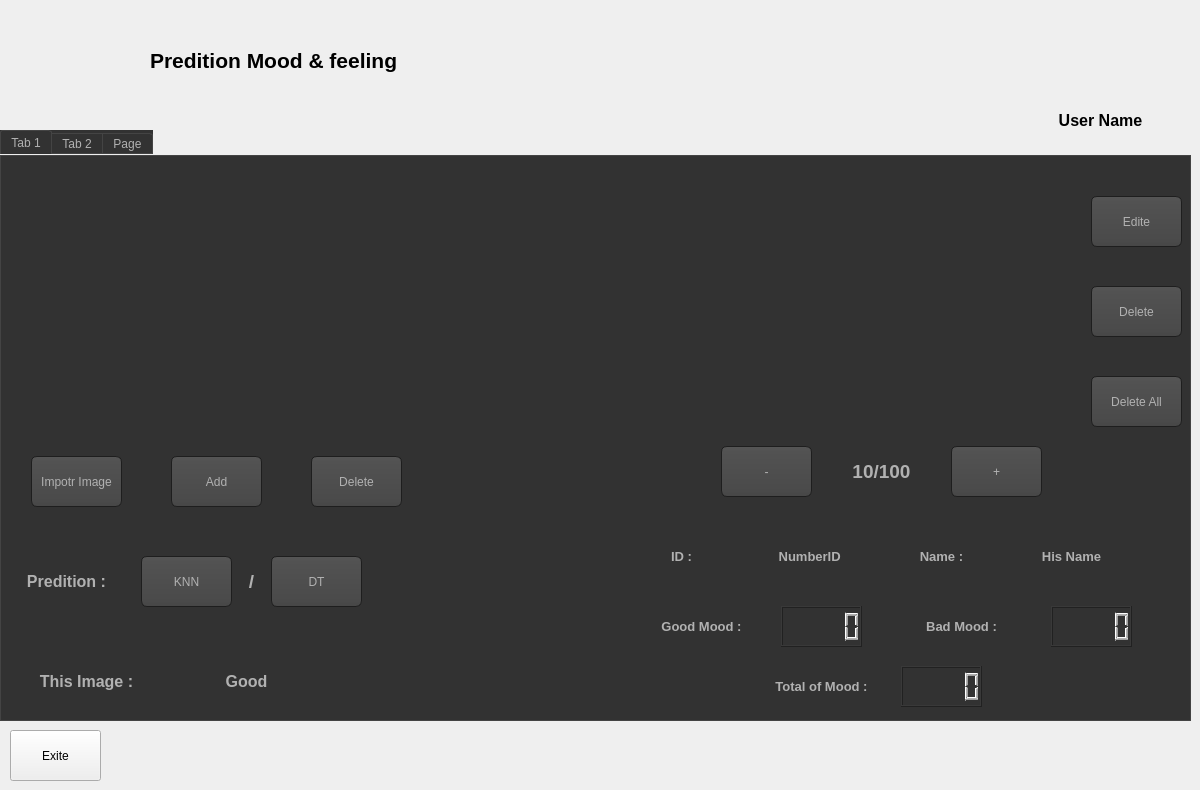
  <widget class="QWidget" name="centralwidget">
   <widget class="QTabWidget" name="tabWidget">
    <property name="geometry">
     <rect>
      <x>0</x>
      <y>130</y>
      <width>1191</width>
      <height>591</height>
     </rect>
    </property>
    <property name="styleSheet">
     <string notr="true">QToolTip
{
     border: 1px solid black;
     background-color: #D1DBCB;
     padding: 1px;
     border-radius: 3px;
     opacity: 100;
}

QWidget
{
    color: #b1b1b1;
    background-color: #323232;
}

QWidget:item:hover
{
    background-color: QLinearGradient( x1: 0, y1: 0, x2: 0, y2: 1, stop: 0 #D1DBCB, stop: 1 #b2b6af);
    color: #000000;
}

QWidget:item:selected
{
    background-color: QLinearGradient( x1: 0, y1: 0, x2: 0, y2: 1, stop: 0 #D1DBCB, stop: 1 #b2b6af);
}

QMenuBar::item
{
    background: transparent;
}

QMenuBar::item:selected
{
    background: transparent;
    border: 1px solid #fdf6e3;
}

QMenuBar::item:pressed
{
    background: #444;
    border: 1px solid #000;
    background-color: QLinearGradient(
        x1:0, y1:0,
        x2:0, y2:1,
        stop:1 #212121,
        stop:0.4 #343434/*,
        stop:0.2 #343434,
        stop:0.1 #fdf6e3*/
    );
    margin-bottom:-1px;
    padding-bottom:1px;
}

QMenu
{
    border: 1px solid #000;
}

QMenu::item
{
    padding: 2px 20px 2px 20px;
}

QMenu::item:selected
{
    color: #000000;
}

QWidget:disabled
{
    color: #404040;
    background-color: #323232;
}

QAbstractItemView
{
    background-color: QLinearGradient( x1: 0, y1: 0, x2: 0, y2: 1, stop: 0 #4d4d4d, stop: 0.1 #646464, stop: 1 #5d5d5d);
}

QWidget:focus
{
    /*border: 2px solid QLinearGradient( x1: 0, y1: 0, x2: 0, y2: 1, stop: 0
     #D1DBCB, stop: 1 #b2b6af);*/
}

QLineEdit
{
    background-color: QLinearGradient( x1: 0, y1: 0, x2: 0, y2: 1, stop: 0 #4d4d4d, stop: 0 #646464, stop: 1 #5d5d5d);
    padding: 1px;
    border-style: solid;
    border: 1px solid #1e1e1e;
    border-radius: 5;
}

QPushButton
{
    color: #b1b1b1;
    background-color: QLinearGradient( x1: 0, y1: 0, x2: 0, y2: 1, stop: 0 #565656, stop: 0.1 #525252, stop: 0.5 #4e4e4e, stop: 0.9 #4a4a4a, stop: 1 #464646);
    border-width: 1px;
    border-color: #1e1e1e;
    border-style: solid;
    border-radius: 6;
    padding: 3px;
    font-size: 12px;
    padding-left: 5px;
    padding-right: 5px;
}

QPushButton:pressed
{
    background-color: QLinearGradient( x1: 0, y1: 0, x2: 0, y2: 1, stop: 0 #2d2d2d, stop: 0.1 #2b2b2b, stop: 0.5 #292929, stop: 0.9 #282828, stop: 1 #252525);
}

QComboBox
{
    selection-background-color: #fdf6e3;
    background-color: QLinearGradient( x1: 0, y1: 0, x2: 0, y2: 1, stop: 0 #565656, stop: 0.1 #525252, stop: 0.5 #4e4e4e, stop: 0.9 #4a4a4a, stop: 1 #464646);
    border-style: solid;
    border: 1px solid #1e1e1e;
    border-radius: 5;
}

QComboBox:hover,QPushButton:hover
{
    border: 2px solid QLinearGradient( x1: 0, y1: 0, x2: 0, y2: 1, stop: 0
    #D1DBCB, stop: 1 #b2b6af);
}


QComboBox:on
{
    padding-top: 3px;
    padding-left: 4px;
    background-color: QLinearGradient( x1: 0, y1: 0, x2: 0, y2: 1, stop: 0 #2d2d2d, stop: 0.1 #2b2b2b, stop: 0.5 #292929, stop: 0.9 #282828, stop: 1 #252525);
    selection-background-color: #fdf6e3;
}

QComboBox QAbstractItemView
{
    border: 2px solid darkgray;
    selection-background-color: QLinearGradient( x1: 0, y1: 0, x2: 0, y2: 1,
     stop: 0 #D1DBCB, stop: 1 #b2b6af);
}

QComboBox::drop-down
{
     subcontrol-origin: padding;
     subcontrol-position: top right;
     width: 15px;

     border-left-width: 0px;
     border-left-color: darkgray;
     border-left-style: solid; /* just a single line */
     border-top-right-radius: 3px; /* same radius as the QComboBox */
     border-bottom-right-radius: 3px;
 }

QComboBox::down-arrow
{
     image: url(:/down_arrow.png);
}

QGroupBox:focus
{
border: 2px solid QLinearGradient( x1: 0, y1: 0, x2: 0, y2: 1, stop: 0
#D1DBCB, stop: 1 #b2b6af);
}

QTextEdit:focus
{
    border: 2px solid QLinearGradient( x1: 0, y1: 0, x2: 0, y2: 1, stop: 0
    #D1DBCB, stop: 1 #b2b6af);
}

QScrollArea:focus {
border: 1px solid black;
}

QScrollBar:horizontal {
     border: 1px solid #222222;
     background: QLinearGradient( x1: 0, y1: 0, x2: 0, y2: 1, stop: 0.0 #121212, stop: 0.2 #282828, stop: 1 #484848);
     height: 7px;
     margin: 0px 16px 0 16px;
}

QScrollBar::handle:horizontal
{
      background: QLinearGradient( x1: 0, y1: 0, x2: 1, y2: 0, stop: 0
      #D1DBCB, stop: 0.5 #b2b6af, stop: 1 #D1DBCB);
      min-height: 20px;
      border-radius: 2px;
}

QScrollBar::add-line:horizontal {
      border: 1px solid #1b1b19;
      border-radius: 2px;
      background: QLinearGradient( x1: 0, y1: 0, x2: 1, y2: 0, stop: 0
      #D1DBCB, stop: 1 #b2b6af);
      width: 14px;
      subcontrol-position: right;
      subcontrol-origin: margin;
}

QScrollBar::sub-line:horizontal {
      border: 1px solid #1b1b19;
      border-radius: 2px;
      background: QLinearGradient( x1: 0, y1: 0, x2: 1, y2: 0, stop: 0
      #D1DBCB, stop: 1 #b2b6af);
      width: 14px;
     subcontrol-position: left;
     subcontrol-origin: margin;
}

QScrollBar::right-arrow:horizontal, QScrollBar::left-arrow:horizontal
{
      border: 1px solid black;
      width: 1px;
      height: 1px;
      background: white;
}

QScrollBar::add-page:horizontal, QScrollBar::sub-page:horizontal
{
      background: none;
}

QScrollBar:vertical
{
      background: QLinearGradient( x1: 0, y1: 0, x2: 1, y2: 0, stop: 0.0 #121212, stop: 0.2 #282828, stop: 1 #484848);
      width: 7px;
      margin: 16px 0 16px 0;
      border: 1px solid #222222;
}

QScrollBar::handle:vertical
{
      background: QLinearGradient( x1: 0, y1: 0, x2: 0, y2: 1, stop: 0
      #D1DBCB, stop: 0.5 #b2b6af, stop: 1 #D1DBCB);
      min-height: 20px;
      border-radius: 2px;
}

QScrollBar::add-line:vertical
{
      border: 1px solid #1b1b19;
      border-radius: 2px;
      background: QLinearGradient( x1: 0, y1: 0, x2: 0, y2: 1, stop: 0
      #D1DBCB, stop: 1 #b2b6af);
      height: 14px;
      subcontrol-position: bottom;
      subcontrol-origin: margin;
}

QScrollBar::sub-line:vertical
{
      border: 1px solid #1b1b19;
      border-radius: 2px;
      background: QLinearGradient( x1: 0, y1: 0, x2: 0, y2: 1, stop: 0 #b2b6af,
      stop: 1 #D1DBCB);
      height: 14px;
      subcontrol-position: top;
      subcontrol-origin: margin;
}

QScrollBar::up-arrow:vertical, QScrollBar::down-arrow:vertical
{
      border: 1px solid black;
      width: 1px;
      height: 1px;
      background: white;
}


QScrollBar::add-page:vertical, QScrollBar::sub-page:vertical
{
      background: none;
}

QTextEdit
{
    background-color: #242424;
}

QPlainTextEdit
{
    background-color: #242424;
}

QHeaderView::section
{
    background-color: QLinearGradient(x1:0, y1:0, x2:0, y2:1, stop:0 #616161, stop: 0.5 #505050, stop: 0.6 #434343, stop:1 #656565);
    color: white;
    padding-left: 4px;
    border: 1px solid #6c6c6c;
}

QCheckBox:disabled
{
color: #414141;
}

QDockWidget::title
{
    text-align: center;
    spacing: 3px; /* spacing between items in the tool bar */
    background-color: QLinearGradient(x1:0, y1:0, x2:0, y2:1, stop:0 #323232, stop: 0.5 #242424, stop:1 #323232);
}

QDockWidget::close-button, QDockWidget::float-button
{
    text-align: center;
    spacing: 1px; /* spacing between items in the tool bar */
    background-color: QLinearGradient(x1:0, y1:0, x2:0, y2:1, stop:0 #323232, stop: 0.5 #242424, stop:1 #323232);
}

QDockWidget::close-button:hover, QDockWidget::float-button:hover
{
    background: #242424;
}

QDockWidget::close-button:pressed, QDockWidget::float-button:pressed
{
    padding: 1px -1px -1px 1px;
}

QMainWindow::separator
{
    background-color: QLinearGradient(x1:0, y1:0, x2:0, y2:1, stop:0 #161616, stop: 0.5 #151515, stop: 0.6 #212121, stop:1 #343434);
    color: white;
    padding-left: 4px;
    border: 1px solid #4c4c4c;
    spacing: 3px; /* spacing between items in the tool bar */
}

QMainWindow::separator:hover
{

    background-color: QLinearGradient(x1:0, y1:0, x2:0, y2:1, stop:0 #b2b6af,
    stop:0.5 #b56c17 stop:1 #D1DBCB);
    color: white;
    padding-left: 4px;
    border: 1px solid #6c6c6c;
    spacing: 3px; /* spacing between items in the tool bar */
}

QToolBar {
    border: 1px transparent #323232;
    background: 1px solid #323232;
}

QToolBar::handle
{
     spacing: 3px; /* spacing between items in the tool bar */
     background: url(:/images/handle.png);
}

QMenu::separator
{
    height: 2px;
    background-color: QLinearGradient(x1:0, y1:0, x2:0, y2:1, stop:0 #161616, stop: 0.5 #151515, stop: 0.6 #212121, stop:1 #343434);
    color: white;
    padding-left: 4px;
    margin-left: 10px;
    margin-right: 5px;
}

QProgressBar
{
    border: 2px solid grey;
    border-radius: 5px;
    text-align: center;
}

QProgressBar::chunk
{
    background-color: #b2b6af;
    width: 2.15px;
    margin: 0.5px;
}

QTabBar::tab {
    color: #b1b1b1;
    border: 1px solid #444;
    border-bottom-style: none;
    background-color: #323232;
    padding-left: 10px;
    padding-right: 10px;
    padding-top: 3px;
    padding-bottom: 2px;
    margin-right: -1px;
}

QTabWidget::pane {
    border: 1px solid #444;
    top: 1px;
}

QTabBar::tab:last
{
    margin-right: 0; /* the last selected tab has nothing to overlap with on the right */
    border-top-right-radius: 3px;
}

QTabBar::tab:first:!selected
{
 margin-left: 0px; /* the last selected tab has nothing to overlap with on the right */


    border-top-left-radius: 3px;
}

QTabBar::tab:!selected
{
    color: #b1b1b1;
    border-bottom-style: solid;
    margin-top: 3px;
    background-color: QLinearGradient(x1:0, y1:0, x2:0, y2:1, stop:1 #212121, stop:.4 #343434);
}

QTabBar::tab:selected
{
    border-top-left-radius: 3px;
    border-top-right-radius: 3px;
    margin-bottom: 0px;
}

QTabBar::tab:!selected:hover
{
    /*border-top: 2px solid #fdf6e3;
    padding-bottom: 3px;*/
    border-top-left-radius: 3px;
    border-top-right-radius: 3px;
    background-color: QLinearGradient(x1:0, y1:0, x2:0, y2:1, stop:1 #212121, stop:0.4 #343434, stop:0.2 #343434, stop:0.1 #fdf6e3);
}

QRadioButton::indicator:checked, QRadioButton::indicator:unchecked{
    color: #b1b1b1;
    background-color: #323232;
    border: 1px solid #b1b1b1;
    border-radius: 6px;
}

QRadioButton::indicator:checked
{
    background-color: qradialgradient(
        cx: 0.5, cy: 0.5,
        fx: 0.5, fy: 0.5,
        radius: 1.0,
        stop: 0.25 #fdf6e3,
        stop: 0.3 #323232
    );
}

QCheckBox::indicator{
    color: #b1b1b1;
    background-color: #323232;
    border: 1px solid #b1b1b1;
    width: 9px;
    height: 9px;
}

QRadioButton::indicator
{
    border-radius: 6px;
}

QRadioButton::indicator:hover, QCheckBox::indicator:hover
{
    border: 1px solid #fdf6e3;
}

QCheckBox::indicator:checked
{
    image:url(:/images/checkbox.png);
}

QCheckBox::indicator:disabled, QRadioButton::indicator:disabled
{
    border: 1px solid #444;
}</string>
    </property>
    <property name="currentIndex">
     <number>0</number>
    </property>
    <widget class="QWidget" name="tab">
     <attribute name="title">
      <string>Tab 1</string>
     </attribute>
     <widget class="QLabel" name="label_5">
      <property name="geometry">
       <rect>
        <x>660</x>
        <y>10</y>
        <width>421</width>
        <height>261</height>
       </rect>
      </property>
      <property name="styleSheet">
       <string notr="true">
image: url(:/newPrefix/chill1.png);</string>
      </property>
      <property name="text">
       <string/>
      </property>
     </widget>
     <widget class="QLabel" name="label_6">
      <property name="geometry">
       <rect>
        <x>820</x>
        <y>300</y>
        <width>121</width>
        <height>31</height>
       </rect>
      </property>
      <property name="text">
       <string>&lt;html&gt;&lt;head/&gt;&lt;body&gt;&lt;p align=&quot;center&quot;&gt;&lt;span style=&quot; font-size:14pt; font-weight:600;&quot;&gt;10/100&lt;/span&gt;&lt;/p&gt;&lt;/body&gt;&lt;/html&gt;</string>
      </property>
     </widget>
     <widget class="QPushButton" name="pushButton_2">
      <property name="geometry">
       <rect>
        <x>720</x>
        <y>290</y>
        <width>91</width>
        <height>51</height>
       </rect>
      </property>
      <property name="whatsThis">
       <string>&lt;html&gt;&lt;head/&gt;&lt;body&gt;&lt;p align=&quot;center&quot;&gt;&lt;span style=&quot; font-size:14pt; font-weight:600;&quot;&gt;+&lt;/span&gt;&lt;/p&gt;&lt;/body&gt;&lt;/html&gt;</string>
      </property>
      <property name="text">
       <string>-</string>
      </property>
     </widget>
     <widget class="QPushButton" name="pushButton_6">
      <property name="geometry">
       <rect>
        <x>140</x>
        <y>400</y>
        <width>91</width>
        <height>51</height>
       </rect>
      </property>
      <property name="text">
       <string>KNN</string>
      </property>
     </widget>
     <widget class="QLCDNumber" name="lcdNumber">
      <property name="geometry">
       <rect>
        <x>780</x>
        <y>450</y>
        <width>81</width>
        <height>41</height>
       </rect>
      </property>
     </widget>
     <widget class="QLabel" name="label_8">
      <property name="geometry">
       <rect>
        <x>0</x>
        <y>500</y>
        <width>171</width>
        <height>51</height>
       </rect>
      </property>
      <property name="text">
       <string>&lt;html&gt;&lt;head/&gt;&lt;body&gt;&lt;p align=&quot;center&quot;&gt;&lt;span style=&quot; font-size:12pt; font-weight:600;&quot;&gt;This Image :&lt;/span&gt;&lt;/p&gt;&lt;/body&gt;&lt;/html&gt;</string>
      </property>
     </widget>
     <widget class="QLabel" name="label_12">
      <property name="geometry">
       <rect>
        <x>190</x>
        <y>500</y>
        <width>111</width>
        <height>51</height>
       </rect>
      </property>
      <property name="text">
       <string>&lt;html&gt;&lt;head/&gt;&lt;body&gt;&lt;p align=&quot;center&quot;&gt;&lt;span style=&quot; font-size:12pt; font-weight:600;&quot;&gt;Good&lt;/span&gt;&lt;/p&gt;&lt;/body&gt;&lt;/html&gt;</string>
      </property>
     </widget>
     <widget class="QLabel" name="label_14">
      <property name="geometry">
       <rect>
        <x>30</x>
        <y>10</y>
        <width>421</width>
        <height>261</height>
       </rect>
      </property>
      <property name="styleSheet">
       <string notr="true">
image: url(:/newPrefix/chill1.png);</string>
      </property>
      <property name="text">
       <string/>
      </property>
     </widget>
     <widget class="QPushButton" name="pushButton_4">
      <property name="geometry">
       <rect>
        <x>30</x>
        <y>300</y>
        <width>91</width>
        <height>51</height>
       </rect>
      </property>
      <property name="text">
       <string>Impotr Image</string>
      </property>
     </widget>
     <widget class="QLabel" name="label_9">
      <property name="geometry">
       <rect>
        <x>630</x>
        <y>450</y>
        <width>141</width>
        <height>41</height>
       </rect>
      </property>
      <property name="text">
       <string>&lt;html&gt;&lt;head/&gt;&lt;body&gt;&lt;p align=&quot;center&quot;&gt;&lt;span style=&quot; font-size:10pt; font-weight:600;&quot;&gt;Good Mood :&lt;/span&gt;&lt;/p&gt;&lt;/body&gt;&lt;/html&gt;</string>
      </property>
     </widget>
     <widget class="QPushButton" name="pushButton_9">
      <property name="geometry">
       <rect>
        <x>950</x>
        <y>290</y>
        <width>91</width>
        <height>51</height>
       </rect>
      </property>
      <property name="whatsThis">
       <string>&lt;html&gt;&lt;head/&gt;&lt;body&gt;&lt;p align=&quot;center&quot;&gt;&lt;span style=&quot; font-size:14pt; font-weight:600;&quot;&gt;+&lt;/span&gt;&lt;/p&gt;&lt;/body&gt;&lt;/html&gt;</string>
      </property>
      <property name="text">
       <string>+</string>
      </property>
     </widget>
     <widget class="QLabel" name="label_11">
      <property name="geometry">
       <rect>
        <x>890</x>
        <y>450</y>
        <width>141</width>
        <height>41</height>
       </rect>
      </property>
      <property name="text">
       <string>&lt;html&gt;&lt;head/&gt;&lt;body&gt;&lt;p align=&quot;center&quot;&gt;&lt;span style=&quot; font-size:10pt; font-weight:600;&quot;&gt;Bad Mood :&lt;/span&gt;&lt;/p&gt;&lt;/body&gt;&lt;/html&gt;</string>
      </property>
     </widget>
     <widget class="QLabel" name="label_13">
      <property name="geometry">
       <rect>
        <x>750</x>
        <y>510</y>
        <width>141</width>
        <height>41</height>
       </rect>
      </property>
      <property name="text">
       <string>&lt;html&gt;&lt;head/&gt;&lt;body&gt;&lt;p align=&quot;center&quot;&gt;&lt;span style=&quot; font-size:10pt; font-weight:600;&quot;&gt;Total of Mood :&lt;/span&gt;&lt;/p&gt;&lt;/body&gt;&lt;/html&gt;</string>
      </property>
     </widget>
     <widget class="QLCDNumber" name="lcdNumber_2">
      <property name="geometry">
       <rect>
        <x>1050</x>
        <y>450</y>
        <width>81</width>
        <height>41</height>
       </rect>
      </property>
     </widget>
     <widget class="QLCDNumber" name="lcdNumber_3">
      <property name="geometry">
       <rect>
        <x>900</x>
        <y>510</y>
        <width>81</width>
        <height>41</height>
       </rect>
      </property>
     </widget>
     <widget class="QLabel" name="label_10">
      <property name="geometry">
       <rect>
        <x>10</x>
        <y>400</y>
        <width>111</width>
        <height>51</height>
       </rect>
      </property>
      <property name="text">
       <string>&lt;html&gt;&lt;head/&gt;&lt;body&gt;&lt;p align=&quot;center&quot;&gt;&lt;span style=&quot; font-size:12pt; font-weight:600;&quot;&gt;Predition :&lt;/span&gt;&lt;/p&gt;&lt;/body&gt;&lt;/html&gt;</string>
      </property>
     </widget>
     <widget class="QPushButton" name="pushButton_7">
      <property name="geometry">
       <rect>
        <x>270</x>
        <y>400</y>
        <width>91</width>
        <height>51</height>
       </rect>
      </property>
      <property name="text">
       <string>DT</string>
      </property>
     </widget>
     <widget class="QLabel" name="label_15">
      <property name="geometry">
       <rect>
        <x>240</x>
        <y>400</y>
        <width>21</width>
        <height>51</height>
       </rect>
      </property>
      <property name="text">
       <string>&lt;html&gt;&lt;head/&gt;&lt;body&gt;&lt;p align=&quot;center&quot;&gt;&lt;span style=&quot; font-size:14pt; font-weight:600;&quot;&gt;/&lt;/span&gt;&lt;/p&gt;&lt;/body&gt;&lt;/html&gt;</string>
      </property>
     </widget>
     <widget class="QPushButton" name="pushButton_3">
      <property name="geometry">
       <rect>
        <x>170</x>
        <y>300</y>
        <width>91</width>
        <height>51</height>
       </rect>
      </property>
      <property name="whatsThis">
       <string>&lt;html&gt;&lt;head/&gt;&lt;body&gt;&lt;p align=&quot;center&quot;&gt;&lt;span style=&quot; font-size:14pt; font-weight:600;&quot;&gt;+&lt;/span&gt;&lt;/p&gt;&lt;/body&gt;&lt;/html&gt;</string>
      </property>
      <property name="text">
       <string>Add</string>
      </property>
     </widget>
     <widget class="QPushButton" name="pushButton_5">
      <property name="geometry">
       <rect>
        <x>1090</x>
        <y>40</y>
        <width>91</width>
        <height>51</height>
       </rect>
      </property>
      <property name="whatsThis">
       <string>&lt;html&gt;&lt;head/&gt;&lt;body&gt;&lt;p align=&quot;center&quot;&gt;&lt;span style=&quot; font-size:14pt; font-weight:600;&quot;&gt;+&lt;/span&gt;&lt;/p&gt;&lt;/body&gt;&lt;/html&gt;</string>
      </property>
      <property name="text">
       <string>Edite</string>
      </property>
     </widget>
     <widget class="QPushButton" name="pushButton_8">
      <property name="geometry">
       <rect>
        <x>310</x>
        <y>300</y>
        <width>91</width>
        <height>51</height>
       </rect>
      </property>
      <property name="whatsThis">
       <string>&lt;html&gt;&lt;head/&gt;&lt;body&gt;&lt;p align=&quot;center&quot;&gt;&lt;span style=&quot; font-size:14pt; font-weight:600;&quot;&gt;+&lt;/span&gt;&lt;/p&gt;&lt;/body&gt;&lt;/html&gt;</string>
      </property>
      <property name="text">
       <string>Delete</string>
      </property>
     </widget>
     <widget class="QLabel" name="label_16">
      <property name="geometry">
       <rect>
        <x>620</x>
        <y>380</y>
        <width>121</width>
        <height>41</height>
       </rect>
      </property>
      <property name="text">
       <string>&lt;html&gt;&lt;head/&gt;&lt;body&gt;&lt;p align=&quot;center&quot;&gt;&lt;span style=&quot; font-size:10pt; font-weight:600;&quot;&gt;ID :&lt;/span&gt;&lt;/p&gt;&lt;/body&gt;&lt;/html&gt;</string>
      </property>
     </widget>
     <widget class="QLabel" name="label_17">
      <property name="geometry">
       <rect>
        <x>750</x>
        <y>380</y>
        <width>121</width>
        <height>41</height>
       </rect>
      </property>
      <property name="text">
       <string>&lt;html&gt;&lt;head/&gt;&lt;body&gt;&lt;p align=&quot;center&quot;&gt;&lt;span style=&quot; font-size:10pt; font-weight:600;&quot;&gt;NumberID &lt;/span&gt;&lt;/p&gt;&lt;/body&gt;&lt;/html&gt;</string>
      </property>
     </widget>
     <widget class="QLabel" name="label_18">
      <property name="geometry">
       <rect>
        <x>880</x>
        <y>380</y>
        <width>121</width>
        <height>41</height>
       </rect>
      </property>
      <property name="text">
       <string>&lt;html&gt;&lt;head/&gt;&lt;body&gt;&lt;p align=&quot;center&quot;&gt;&lt;span style=&quot; font-size:10pt; font-weight:600;&quot;&gt;Name :&lt;/span&gt;&lt;/p&gt;&lt;/body&gt;&lt;/html&gt;</string>
      </property>
     </widget>
     <widget class="QLabel" name="label_19">
      <property name="geometry">
       <rect>
        <x>1010</x>
        <y>380</y>
        <width>121</width>
        <height>41</height>
       </rect>
      </property>
      <property name="text">
       <string>&lt;html&gt;&lt;head/&gt;&lt;body&gt;&lt;p align=&quot;center&quot;&gt;&lt;span style=&quot; font-size:10pt; font-weight:600;&quot;&gt;His Name&lt;/span&gt;&lt;/p&gt;&lt;/body&gt;&lt;/html&gt;</string>
      </property>
     </widget>
     <widget class="QPushButton" name="pushButton_11">
      <property name="geometry">
       <rect>
        <x>1090</x>
        <y>220</y>
        <width>91</width>
        <height>51</height>
       </rect>
      </property>
      <property name="whatsThis">
       <string>&lt;html&gt;&lt;head/&gt;&lt;body&gt;&lt;p align=&quot;center&quot;&gt;&lt;span style=&quot; font-size:14pt; font-weight:600;&quot;&gt;+&lt;/span&gt;&lt;/p&gt;&lt;/body&gt;&lt;/html&gt;</string>
      </property>
      <property name="text">
       <string>Delete All</string>
      </property>
     </widget>
     <widget class="QPushButton" name="pushButton_12">
      <property name="geometry">
       <rect>
        <x>1090</x>
        <y>130</y>
        <width>91</width>
        <height>51</height>
       </rect>
      </property>
      <property name="whatsThis">
       <string>&lt;html&gt;&lt;head/&gt;&lt;body&gt;&lt;p align=&quot;center&quot;&gt;&lt;span style=&quot; font-size:14pt; font-weight:600;&quot;&gt;+&lt;/span&gt;&lt;/p&gt;&lt;/body&gt;&lt;/html&gt;</string>
      </property>
      <property name="text">
       <string>Delete</string>
      </property>
     </widget>
    </widget>
    <widget class="QWidget" name="tab_2">
     <attribute name="title">
      <string>Tab 2</string>
     </attribute>
    </widget>
    <widget class="QWidget" name="tab_3">
     <attribute name="title">
      <string>Page</string>
     </attribute>
    </widget>
   </widget>
   <widget class="QPushButton" name="pushButton">
    <property name="geometry">
     <rect>
      <x>10</x>
      <y>730</y>
      <width>91</width>
      <height>51</height>
     </rect>
    </property>
    <property name="text">
     <string>Exite</string>
    </property>
   </widget>
   <widget class="QLabel" name="label">
    <property name="geometry">
     <rect>
      <x>0</x>
      <y>10</y>
      <width>171</width>
      <height>111</height>
     </rect>
    </property>
    <property name="styleSheet">
     <string notr="true">image: url(:/m/logo.jpg);</string>
    </property>
    <property name="text">
     <string/>
    </property>
   </widget>
   <widget class="QLabel" name="label_2">
    <property name="geometry">
     <rect>
      <x>150</x>
      <y>30</y>
      <width>351</width>
      <height>61</height>
     </rect>
    </property>
    <property name="text">
     <string>&lt;html&gt;&lt;head/&gt;&lt;body&gt;&lt;p&gt;&lt;span style=&quot; font-size:16pt; font-weight:600;&quot;&gt;Predition Mood &amp;amp; feeling&lt;/span&gt;&lt;/p&gt;&lt;/body&gt;&lt;/html&gt;</string>
    </property>
   </widget>
   <widget class="QLabel" name="label_3">
    <property name="geometry">
     <rect>
      <x>1010</x>
      <y>10</y>
      <width>181</width>
      <height>81</height>
     </rect>
    </property>
    <property name="styleSheet">
     <string notr="true">image: url(:/newPrefix/user.jpg);</string>
    </property>
    <property name="text">
     <string/>
    </property>
   </widget>
   <widget class="QLabel" name="label_4">
    <property name="geometry">
     <rect>
      <x>1010</x>
      <y>100</y>
      <width>181</width>
      <height>41</height>
     </rect>
    </property>
    <property name="text">
     <string>&lt;html&gt;&lt;head/&gt;&lt;body&gt;&lt;p align=&quot;center&quot;&gt;&lt;span style=&quot; font-size:12pt; font-weight:600;&quot;&gt;User Name&lt;/span&gt;&lt;/p&gt;&lt;/body&gt;&lt;/html&gt;</string>
    </property>
   </widget>
  </widget>
